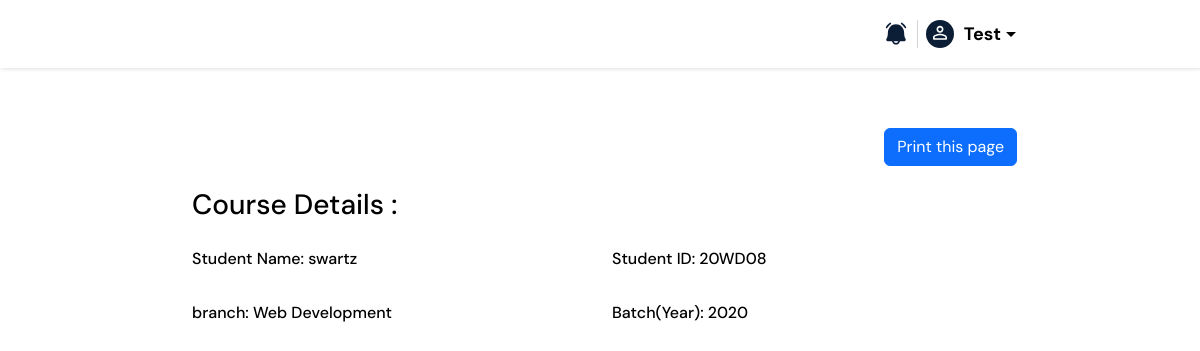
Page /templates/view-student-pg.php?view=35 (signed in) on the committed database.
### tables this page shows
CREATE TABLE IF NOT EXISTS `students` (
  `id` int(10) UNSIGNED NOT NULL AUTO_INCREMENT,
  `studentId` varchar(10) DEFAULT NULL,
  `studentName` varchar(50) DEFAULT NULL,
  `course` varchar(30) DEFAULT NULL,
  `batch` varchar(30) DEFAULT NULL,
  PRIMARY KEY (`id`)
);

### templates/view-student-pg.php (the view, shortened to what this page needs)
<?php
include "../db/db_connection.php";
$db = $conn;
$tableName = "students";
if (isset($_GET['view'])) {
    $id = validate($_GET['view']);
    $condition = ['id' => $id];
    $columns = ['id', 'studentId', 'studentName', 'course', 'batch'];
    $viewData = view_data($db, $tableName, $columns, $condition);
}
function view_data($db, $tableName, $columns, $condition)
{
    if (empty($db)) {
        $msg = "Database connection error";
    } elseif (empty($columns) || !is_array($columns)) {
        $msg = "columns Name must be defined in an indexed array";
    } elseif (!is_array($condition)) {
        $msg = "Condition data must be an associative array";
    } elseif (empty($tableName)) {
        $msg = "Table Name is empty";
    } else {
        $columnName = implode(", ", $columns);
        $conditionData = '';
        $i = 0;
        foreach ($condition as $index => $data) {
            $and = ($i > 0) ? ' AND ' : '';
            $conditionData .= $and . $index . " = " . "'" . $data . "'";
            $i++;
        }
        $query = "SELECT " . $columnName . " FROM $tableName";
        $query .= " WHERE " . $conditionData;
        $result = $db->query($query);
        $row = $result->fetch_assoc();
        return $row;
    }
    return $msg;
}
function validate($value)
{
    $value = trim($value);
    $value = stripslashes($value);
    $value = htmlspecialchars($value);
    return $value;
}
?>
<?php
$data1 = $viewData['studentName'] ?? '';
$data2 = $viewData['studentId'] ?? '';
$data3 = $viewData['course'] ?? '';
$data4 = $viewData['batch'] ?? '';
?>
<?php include("inner_header.php"); ?>
<main class="content">
    <div class="conatiner">
        <div class="row mb-24">
            <div class="col-sm-9 mg-auto">
                <div class="row">
                    <div class="col-sm-12 d-flex">
                        <button class="print-btn btn btn-primary" onclick="printData();">Print this page</button>
                    </div>
                </div>
            </div>
        </div>
    </div>
    <div id="printContent" class="container">
        <div class="row">
            <div class="col-sm-9 mg-auto">
                <div class="row mb-24">
                    <div class="col-sm-12">
                        <h3>Course Details :</h3>
                    </div>
                </div>
                <div class="row mb-24">
                    <div class="col-sm-6">
                        <h6>Student Name: <span><?php echo $data1 ?></span></h6>
                    </div>
                    <div class="col-sm-6">
                        <h6>Student ID: <span><?php echo $data2 ?></span></h6>
                    </div>
                </div>
                <div class="row mb-24">
                    <div class="col-sm-6">
                        <h6>branch: <span><?php echo $data3 ?></span></h6>
                    </div>
                    <div class="col-sm-6">
                        <h6>Batch(Year): <span><?php echo $data4 ?></span></h6>
                    </div>
                </div>
            </div>
        </div>
    </div>
</main>
</body>
</html>

### assets/style/style.css (style rules this page uses)
* { box-sizing: border-box; }
body { font-family: "DM Sans", sans-serif; overflow-x: hidden; background: #fff; color: #000; height: 100vh; }
div { margin: 0; padding: 0; }
h1, h2, h3, h4, h5, h6 { font-weight: 500; padding: 0px; margin: 0px; line-height: 30px; color: #000; }
.mb-24 { margin-bottom: 24px; }
.mg-auto { margin: auto; }
.print-btn { margin-left: auto; }
.layout .content, main.content { padding: 40px; padding-top: 60px; }

### rows in the picture
students: studentName "swartz", studentId "20WD08", course "Web Development", batch "2020"

### other values in the picture
$_SESSION['name'] "Test"
